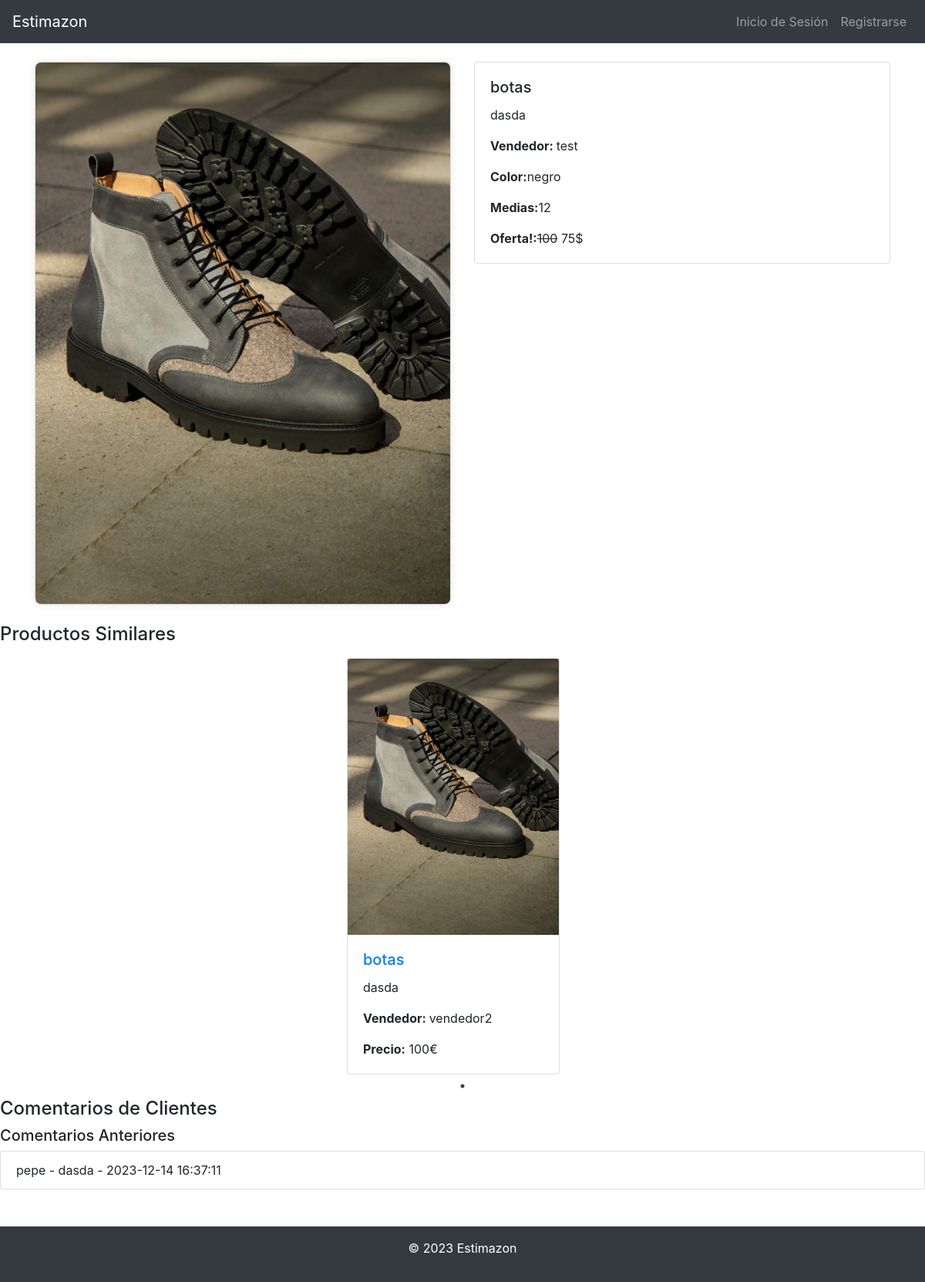
Screenshot of /details.php?producto=3 with the database file from the repository.
### tables this page shows
CREATE TABLE `producto` (
  `pro_id` int(10) NOT NULL,
  `pro_nombre` varchar(25) NOT NULL,
  `pro_descripcion` varchar(100) NOT NULL,
  `pro_medidas` varchar(25) NOT NULL,
  `pro_color` varchar(25) NOT NULL,
  `pro_imagen` varchar(25) NOT NULL,
  `pro_cantidad` int(3) NOT NULL,
  `pro_precio` int(4) NOT NULL,
  `pro_oferta` tinyint(1) NOT NULL,
  `pro_descuento` int(2) NOT NULL,
  `pro_ven_id` int(5) NOT NULL
);

CREATE TABLE `vendedor` (
  `ven_id` int(5) NOT NULL,
  `ven_dni` varchar(15) NOT NULL,
  `ven_nombre` varchar(25) NOT NULL,
  `ven_apellido1` varchar(50) NOT NULL,
  `ven_apellido2` varchar(50) DEFAULT NULL,
  `ven_usuario` varchar(25) NOT NULL,
  `ven_contraseña` varchar(25) NOT NULL,
  `ven_telefono` varchar(15) NOT NULL,
  `ven_estado` varchar(15) DEFAULT 'FIABLE'
);

CREATE TABLE `comentario` (
  `cmt_id` int(20) NOT NULL,
  `cmt_descripcion` varchar(200) NOT NULL,
  `cmt_fecha` timestamp NOT NULL DEFAULT current_timestamp() ON UPDATE current_timestamp(),
  `cmt_com_id` int(5) NOT NULL,
  `cmt_pro_id` int(15) NOT NULL
);

CREATE TABLE `comprador` (
  `com_id` int(5) NOT NULL,
  `com_dni` varchar(15) NOT NULL,
  `com_nombre` varchar(25) NOT NULL,
  `com_apellido1` varchar(50) NOT NULL,
  `com_apellido2` varchar(50) DEFAULT NULL,
  `com_usuario` varchar(25) NOT NULL,
  `com_contraseña` varchar(25) NOT NULL,
  `com_telefono` varchar(15) NOT NULL
);

### details.php (the view, shortened to what this page needs)
<!doctype html>
<html lang="es">
<head>
    <link rel="stylesheet" href="https://stackpath.bootstrapcdn.com/bootstrap/4.3.1/css/bootstrap.min.css">
    <link rel="stylesheet" type="text/css" href="https://cdn.jsdelivr.net/npm/slick-carousel@1.8.1/slick/slick.css" />
    <link rel="stylesheet" type="text/css" href="https://cdn.jsdelivr.net/npm/slick-carousel@1.8.1/slick/slick-theme.css" />
</head>
<body>
    <header>
        <nav class="navbar navbar-expand-lg navbar-dark bg-dark">
            <a class="navbar-brand" href="./home.php">Estimazon</a>
            <div class="collapse navbar-collapse" id="navbarNav">
                <ul class="navbar-nav ml-auto">
                    <?php
                    if (isset($_COOKIE["usuario"])) {
                        echo '<li class="nav-item">';
                        echo '<a class="nav-link">Logeado con ' . $_COOKIE["usuario"] . "</a>";
                        echo '</li>';
                        echo '<li class="nav_item">';
                        echo '<a class="nav-link" href="./account/closeAccount.php">Cerrar Sesión</a>';
                        echo '</li>';
                    } else {
                        echo '<li class="nav_item">';
                        echo '<a class="nav-link" href="./login.php">Inicio de Sesión</a>';
                        echo '</li>';
                        echo '<li class="nav_item">';
                        echo '<a class="nav-link" href="./register.php">Registrarse</a>';
                        echo '</li>';
                    }
                    ?>
                </ul>
            </div>
        </nav>
    </header>
    <main>
        <div class="container mt-4">
            <div class="row">
                <?php
                include 'Test/config.php';
                $instruccion = "SELECT pro_nombre,pro_descripcion,pro_color,pro_medidas, pro_precio, pro_oferta, pro_cantidad, pro_descuento, pro_imagen, ven_usuario FROM producto INNER JOIN vendedor ON pro_ven_id = ven_id WHERE pro_id=" . $_GET["producto"];
                $res = mysqli_query($conn, $instruccion);
                $fila = mysqli_fetch_assoc($res);
                echo '<div class="col-md-6">';
                    echo '<div class="product-image-container">';
                    echo '<img src="./img/'. $fila["pro_imagen"] . '" class="card-img-top h-50" alt="Producto 1">';
                    echo '</div>';
                echo '</div>';
                echo '<div class="col-md-6">';
                    echo '<div class="card">';
                        echo '<div class="card-body">';
                            echo '<h5 class="card-title">' . $fila["pro_nombre"] . '</h5>';
                            echo '<p class="card-text">' . $fila["pro_descripcion"] .'</p>';
                            echo '<p class="card-text"><strong> Vendedor: </strong>' . $fila["ven_usuario"] . '</p>';
                            echo '<p class="card-text"><strong>Color:</strong>' . $fila["pro_color"] . "</p>";
                            echo '<p class="card-text"><strong>Medias:</strong>' . $fila["pro_medidas"] . "</p>";
                            if($fila["pro_oferta"]){
                                echo '<p class="card-text"><strong>Oferta!:</strong><del>' .  $fila["pro_precio"]. '</del> '. ($fila["pro_precio"] - $fila["pro_precio"]*$fila["pro_descuento"]*0.01) . "$</div>";
                            }else{
                                echo '<p class="card-text"><strong>Precio:</strong>' . $fila["pro_precio"] . "$</div>";
                            }
                        echo '</div>';
                    echo '</div>';
                ?>
                </div>
            </div>
            <div class="mt-4">
                <h4>Productos Similares</h4>
                <div id="similarProductsSlider" class="slick-slider mt-3">
                    <?php
                        include 'Test/config.php';
                        $instruccion = "SELECT pro_nombre FROM producto WHERE pro_id = " . $_GET["producto"];
                        $res = mysqli_query($conn, $instruccion);
                        $fila = mysqli_fetch_assoc($res);
                        $instruccion = "SELECT pro_id, pro_nombre,pro_descripcion, pro_precio, pro_imagen, ven_usuario FROM producto INNER JOIN vendedor ON pro_ven_id = ven_id WHERE pro_id  != ". $_GET["producto"] ." AND pro_nombre LIKE " . "'%" . $fila["pro_nombre"] . "%'" ;
                        $res = mysqli_query($conn,$instruccion);
                        while ($fila = mysqli_fetch_assoc($res)){
                            echo '<div class="card h-100 mr-4">';
                            echo '<img src="./img/'. $fila["pro_imagen"] . '" class="card-img-top h-50" alt="Producto 1">';
                            echo '<div class="card-body">';
                                echo '<h5 class="card-title">' . '<a  href="./details.php?producto=' . $fila["pro_id"] . '">' . $fila["pro_nombre"] . '</a>' . "</h5>";
                                echo '<p class="card-text">' . $fila["pro_descripcion"] . '</p>';
                                echo '<p class="card-text"><strong> Vendedor: </strong>' . $fila["ven_usuario"] . '</p>';
                                echo '<p class="card-text"><strong>Precio:</strong> ' . $fila["pro_precio"] . '€</p>';
                                echo '</div>';
                            echo '</div>';
                        }
                    ?>
                </div>
            </div>
            <div class="comments-section">
                <h4>Comentarios de Clientes</h4>
            <?php
                include 'Test/config.php';
                $instruccion = "SELECT cmt_descripcion, cmt_fecha, com_usuario FROM comentario INNER JOIN comprador ON cmt_com_id = com_id WHERE cmt_pro_id=" . $_GET["producto"];
                $res = mysqli_query($conn, $instruccion);
                    echo '<div class="comment-list">';
                        echo '<h5>Comentarios Anteriores</h5>';
                        echo '<ul class="list-group">';
                        while($fila = mysqli_fetch_assoc($res)){
                            echo '<li class="list-group-item">' .$fila["com_usuario"] . ' - '  . $fila["cmt_descripcion"]. ' - ' . $fila["cmt_fecha"] . '</li>';
                        }
                        echo '</ul>';
                    echo '</div>';
            ?>
            </div>
    </main>
    <footer class="footer py-3 bg-dark text-white mt-5">
        <div class="container text-center">
            <p>&copy; 2023 Estimazon</p>
        </div>
    </footer>
</body>
</html>

### details.php (style rules this page uses)
.navbar { background-color: #343a40; }
.footer { background-color: #343a40; color: #ffffff; }
.product-image-container { border: 1px solid #ddd; border-radius: 8px; overflow: hidden; box-shadow: 0 0 10px rgba(0, 0, 0, 0.1); }
.product-image-container img { width: 100%; height: auto; }
.comments-section { margin-top: 20px; margin-bottom: 20px; }

### rows the page displays
producto: pro_imagen (picture), pro_nombre "botas", pro_descripcion "dasda", pro_ven.ven_usuario "test", pro_color "negro", pro_medidas "12", pro_precio "100", $fila["pro_precio"] - $fila["pro_precio"]*$fila["pro_descuento"]*0.01 "75"
producto: pro_imagen (picture), pro_nombre "botas", pro_descripcion "dasda", pro_ven.ven_usuario "vendedor2", pro_precio "100"
comentario: cmt_com.com_usuario "pepe", cmt_descripcion "dasda", cmt_fecha "2023-12-14 16:37:11"
